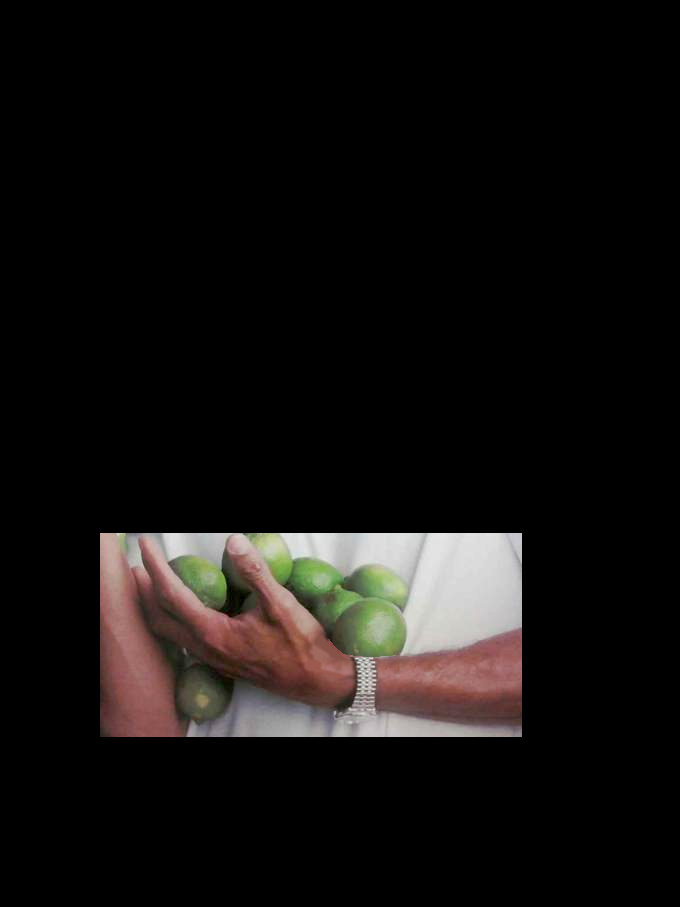
#> input picture image_mods/Arm.png, 680 x 907 px; its folder holds only this picture in this run
$ python -i notbttv.py   (imports and definitions only)
#> lines starting #> are read from the running program, lines starting #| are printed output that depends on the picture
from PIL import Image, ImageFilter, GifImagePlugin, ImageSequence, ImageChops, ImageDraw, ImageEnhance, ImageOps
import os, glob, time, asyncio
import math, random


def notBttvDef(emoPng, arg):
    return notBttv(emoPng, arg, 0, 0, 0, 1)


# [125 lines left out: functions notBttv, notBttvImg, not called in this run]


def hazmat(inp, ex=0, ey=0, scale=1):
    inp = inp.convert("RGBA")
    overlay = Image.open("hazmat.png")
    canvas = Image.new("RGBA", overlay.size, (0, 0, 0, 0))
    mask = Image.open("hazmatmask.png")
    width, height = inp.size
    width2, height2 = overlay.size
    if width == height:
        inp = inp.resize((width2, height2), Image.LANCZOS)
    if height > width:
        wratio = width / height
        width2 = wratio * height2
        inp = inp.resize((round(width2), height2), Image.LANCZOS)
    if width > height:
        hratio = height / width
        height2 = hratio * width2
        inp = inp.resize((width2, round(height2)), Image.LANCZOS)
    width, height = inp.size
    inp = inp.resize((round(width * scale), round(height * scale)), Image.LANCZOS)
    canvas.alpha_composite(inp, (ex, ey))
    cl = canvas.load()
    ml = mask.load()
    for x in range(canvas.size[0]):
        for y in range(canvas.size[1]):
            if ml[x, y] == (255, 255, 255):
                cl[x, y] = (0, 0, 0, 0)
    canvas.alpha_composite(overlay)
    return canvas


def hazmatPng(inp, ex=0, ey=0, scale=1):
    return hazmat(inp, ex, ey, scale)


# [9 lines left out: function hazmatGif, not called in this run]


# img = Image.open("testem2.png")
# notBttvImg(img, "think", 0.5, 0.5, 0, 0.1, 0.5, "88")

>>> import cv2
>>> picture = cv2.imread('Arm.png', cv2.IMREAD_GRAYSCALE)
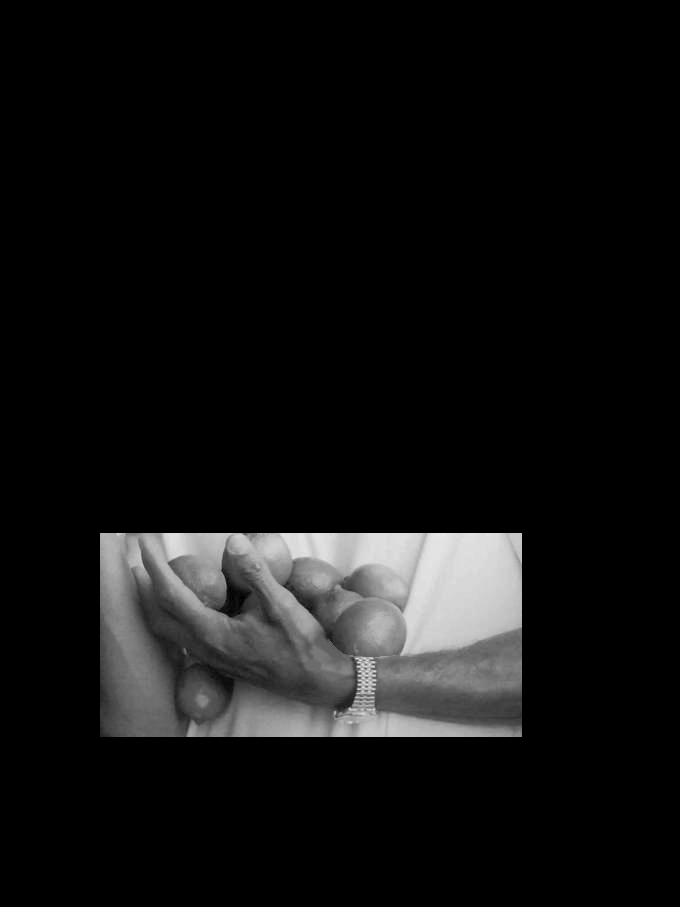
#> picture: shape (907, 680); min 0, max 234, mean 17.9
>>> result = hazmat(picture)
#> (the run stopped early here; a loop or call above may not have finished)
